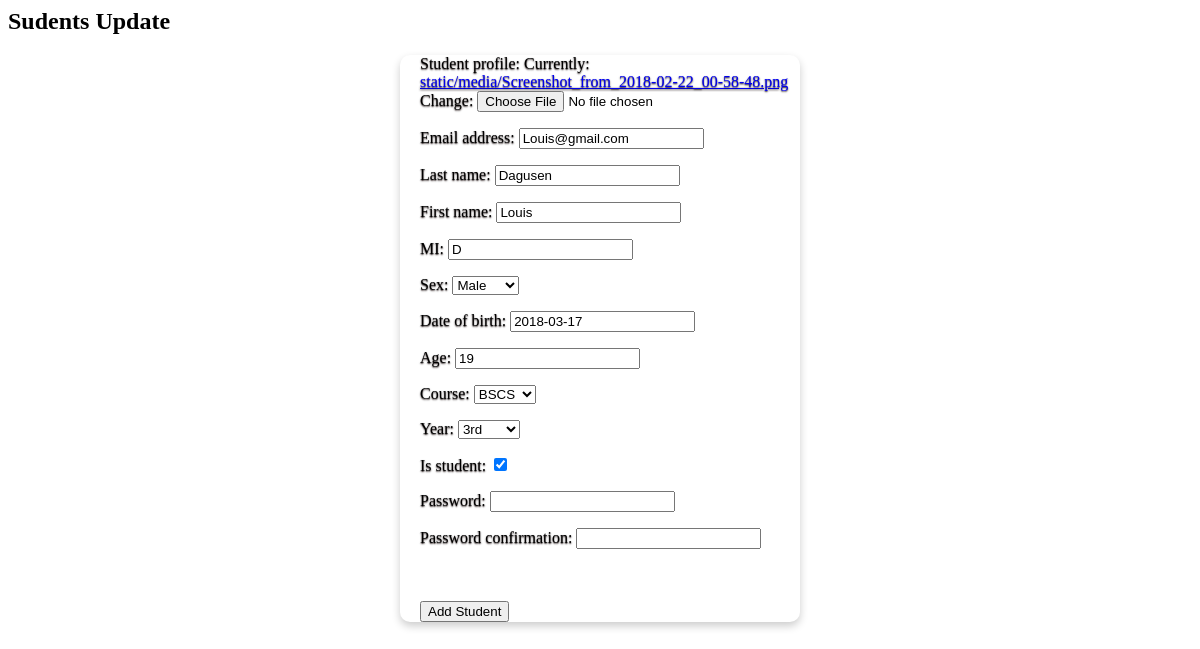
The app's page /user/Dagusen/ (signed in) with its own data.
### myuser/models.py (models this page shows, shortened)
class MyUser(AbstractBaseUser):
    email = models.EmailField(
        verbose_name='email address',
        max_length=255,
        unique=True,
    )
    Student_profile =   models.ImageField(upload_to = 'static/media')
    last_name      =    models.CharField(max_length=100)
    first_name     =   models.CharField(max_length=100)
    MI             =   models.CharField(max_length=200)
    Gender = (
        ('Male', 'Male'),
        ('Female', 'Female'),
    )
    Sex             =   models.CharField(max_length=6, choices=Gender, blank=True, default=True)
    date_of_birth   =   models.DateField()
    Age             =   models.CharField(max_length=20)
    course          =   models.ForeignKey(Course,on_delete=models.SET_NULL, null=True)
    years = (
        ('1st', '1st'),
        ('2nd', '2nd'),
        ('3rd', '3rd'),
        ('4rth', '4rth'),
    )
    Year            = models.CharField(max_length=6, choices=years, blank=True, default=True)
    objects         = MyUserManager()
    is_active       = models.BooleanField(default=True)
    is_admin        = models.BooleanField(default=False)
    is_faculty      = models.BooleanField(default=False)
    is_student      = models.BooleanField(default=False)
    USERNAME_FIELD = 'email'
    REQUIRED_FIELDS = ['date_of_birth']

### myuser/views.py (the view)
# urls.py: url(r'^(?P<last_name>[\w-]+)/$', views.StudentUpdateView.as_view(), name='edit'),
@method_decorator([login_required, teacher_required], name='dispatch')
class StudentUpdateView(UpdateView):
	model = User
	form_class = UserCreationForm
	template_name = 'forms/update_form.html'
	def get_object(self):
		last_name = self.kwargs.get("last_name")
		if last_name is None:
			raise Http404
		return get_object_or_404(User, last_name__iexact=last_name, is_active=True)
	def get_context_data(self, *args, **kwargs):
		context = super(StudentUpdateView, self).get_context_data(*args, **kwargs)
		context['title'] = 'Update student'
		return context
	def get_form_kwargs(self):
		kwargs = super(StudentUpdateView, self).get_form_kwargs()
		return kwargs

### myuser/forms.py (shortened to what this page needs)
class UserCreationForm(forms.ModelForm):
    password1 = forms.CharField(label='Password', widget=forms.PasswordInput)
    password2 = forms.CharField(label='Password confirmation', widget=forms.PasswordInput)
    class Meta:
        model = MyUser
        fields = ('Student_profile',
        'email',
        'last_name',
        'first_name',
        'MI',
        'Sex',
        'date_of_birth',
        'Age',
        'course',
        'Year',
        'is_student',)

### course/models.py (called while the page is built)
	def __str__(self):
		return '%s' % (self.course_name  )

### templates/forms/update_form.html (shortened to what this page needs)
{% load crispy_forms_tags %}
{% load staticfiles %}
   <link rel="stylesheet" href="{% static 'css/cards.css' %}">
{% block content %}
  <h2 class="mb-3">Sudents Update</h2>
<div class="card">
  <form method="post" novalidate>
    {{ form.as_p}}
    <br></br>
  	<input type="submit" value="Add Student">
  </form>
</div>
{% endblock %}

### templates/static/css/cards.css (style rules this page uses)
.card { background-color: white; box-shadow: 0 4px 8px 0 rgba(0, 0, 0, 0.2); max-width: 380px; margin:auto; transition: 0.3s; border-radius: 10px; text-shadow: 0 .05rem .1rem rgba(15, 2, 2, 0.92); padding-left: 20px; }

### records on screen
MyUser: email "Louis@gmail.com", last_name "Dagusen", first_name "Louis", MI "D", Sex "Male", date_of_birth "2018-03-17", Age "19", course "BSCS", Year "3rd", is_student "☑"
